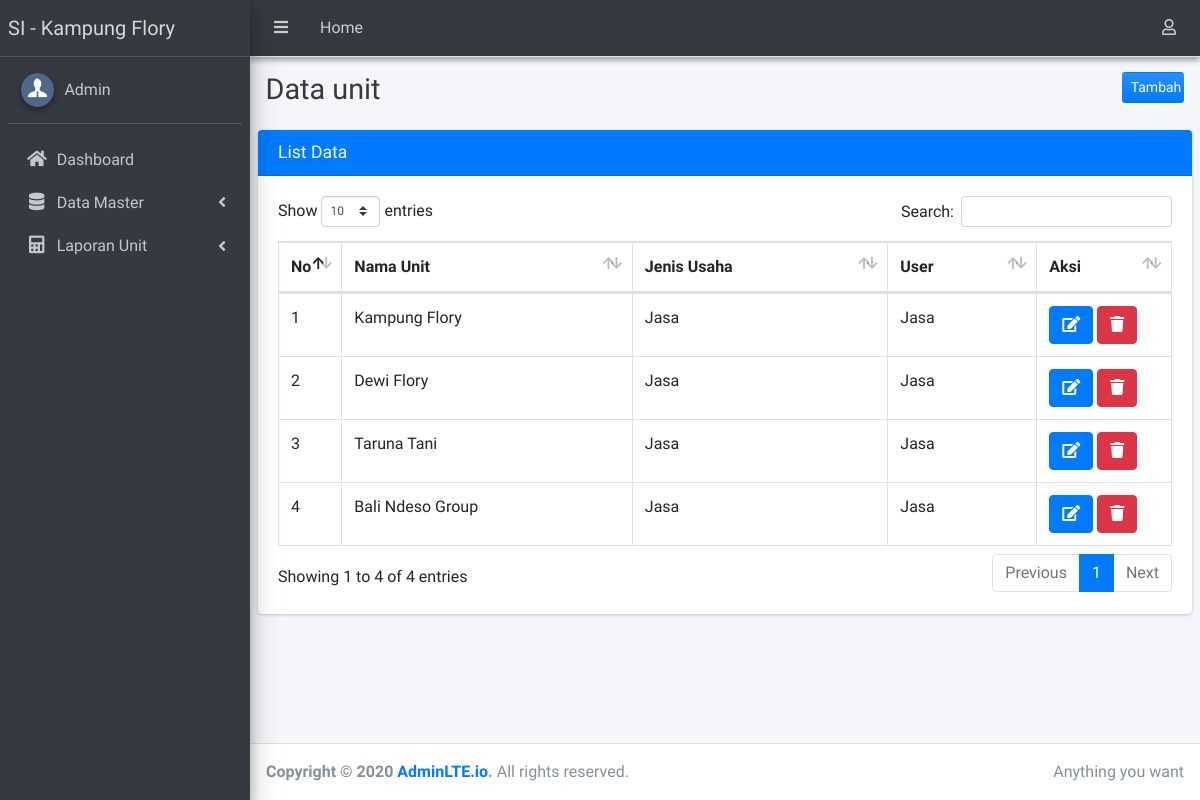
Page /admin/index.php?hal=unit on the earlier database version.
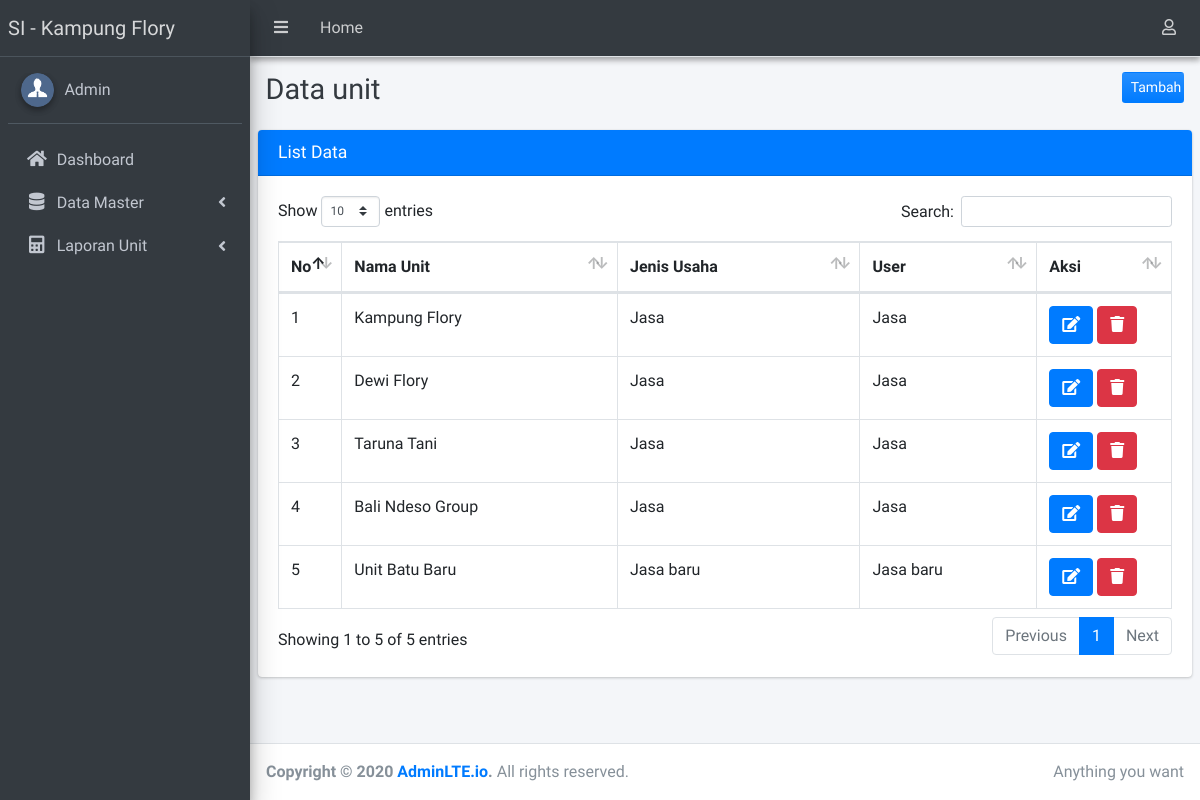
Same page on the later database version.
### tables this page shows
CREATE TABLE `tb_unit` (
  `id_unit` int(11) NOT NULL,
  `nama_unit` varchar(30) DEFAULT NULL,
  `jenis_usaha` varchar(100) DEFAULT NULL
);

### admin/unit.php (the view, shortened to what this page needs)
<div class="content-header">
  <div class="container-fluid">
    <div class="row mb-2">
      <div class="col-sm-6">
        <h1 class="m-0 text-dark">Data unit</h1>
      </div>
      <div class="col-sm-5">
      </div>
      <div class="col-sm-1">
        <a href="?hal=unit_olah" style="float: right;" class="btn btn-block bg-gradient-primary btn-sm">Tambah</a>
      </div>
    </div>
  </div>
</div>
<section class="content">
  <div class="row">
    <div class="col-12">
      <div class="card card-primary">
        <div class="card-header">
          <h3 class="card-title primary">List Data</h3>
        </div>
        <div class="card-body">
          <table id="example2" class="table table-bordered table-hover">
            <thead>
              <tr>
                <th>No</th>
                <th>Nama Unit</th>
                <th>Jenis Usaha</th>
                <th>User</th>
                <th>Aksi</th>
              </tr>
            </thead>
            <tbody>
              <?php
              $query="SELECT * from tb_unit";
              $result=$mysqli->query($query);
              $num_result=$result->num_rows;
              if ($num_result > 0 ) {
                $no=0;
                while ($data=mysqli_fetch_assoc($result)) {
                  extract($data);
                  ?>
                  <tr>
                    <td width="5%"><?php echo $no+=1; ?></td>
                    <td><?=$nama_unit; ?></td>
                    <td><?=$jenis_usaha; ?></td>
                    <td><?=$jenis_usaha; ?></td>
                  <td width="15%">
                    <a href="?hal=unit_olah&id=<?=$id_unit; ?>"
                      class="btn btn-icon btn-primary" title="Edit Data"><i class="fa fa-edit"></i> </a>
                      <a class="btn btn-danger" title="Hapus Data" href="unit_proses.php?hapus=<?php echo $id_unit;?>"
                        onclick="return confirm('Apakah anda yakin akan menghapus data ini?')"> <i class="fa fa-trash"></i></a>
                      </td>
                    </tr>
                  <?php }} ?>
                </table>
              </div>
            </div>
          </div>
        </div>
      </section>

Differences in the rows shown:
added tb_unit: no "5", nama_unit "Unit Batu Baru", jenis_usaha "Jasa baru"
Other differences:
text written by a page script: "Show entries Search: Showing 1 to 4 of 4 entries Previous 1 Next" → "Show entries Search: Showing 1 to 5 of 5 entries Previous 1 Next"
